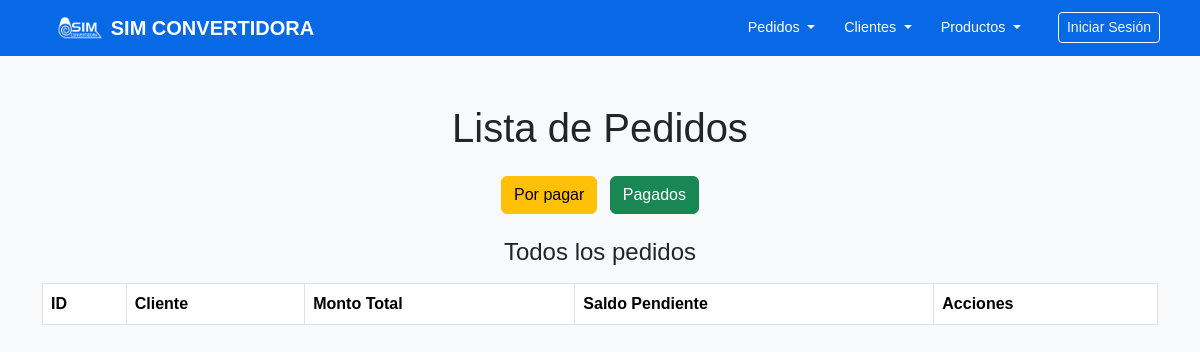
The app's page /pedidos/lista/, older data.
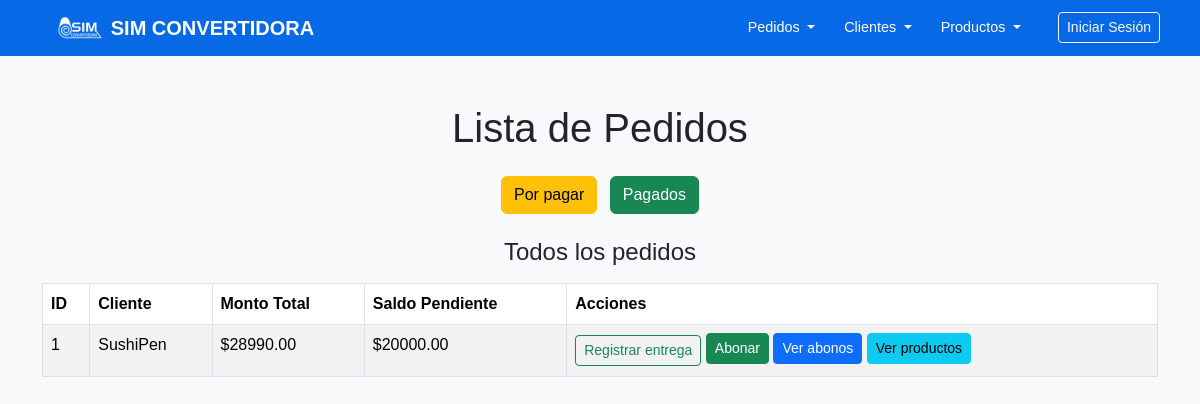
The same page, newer data.
### pedidos/models.py (models this page shows, shortened)
class Pedido(models.Model):
    cod_pedido = models.AutoField(primary_key=True)
    cliente = models.ForeignKey(Cliente, on_delete=models.CASCADE)
    monto_total = models.DecimalField(max_digits=10, decimal_places=2)
    @property
    def saldo_pendiente(self):
        total_abonos = self.abonos.aggregate(total=Sum('monto'))['total'] or Decimal('0.00')
        return self.monto_total - total_abonos

### clientes/models.py (models this page shows, shortened)
class Cliente(models.Model):
    cod_cliente = models.AutoField(primary_key=True)
    nombre_fantasia = models.CharField(max_length=100)
    razon_social = models.CharField(max_length=100, unique=True)
    correo = models.EmailField()
    direccion_despacho = models.CharField(max_length=200)

### pedidos/views.py (the view)
# urls.py: path('lista/', listar_pedidos, name='listar_pedidos'),
def listar_pedidos(request):
    pedidos = Pedido.objects.all().order_by('-cod_pedido')
    return render(request, 'pedidos/listar_pedidos.html', {'pedidos': pedidos})

### templates/pedidos/listar_pedidos.html (shortened to what this page needs)
<!DOCTYPE html>
<html lang="es">
<head>
    <link href="https://cdn.jsdelivr.net/npm/bootstrap@5.3.0/dist/css/bootstrap.min.css" rel="stylesheet">
    <link rel="stylesheet" href="https://cdn.datatables.net/1.13.5/css/dataTables.bootstrap5.min.css">
</head>
<body>
    <header>
        {% include 'navegacion/nav.html' %}
    </header>
<div class="container my-5">
    <h1 class="text-center mb-4">Lista de Pedidos</h1>
    <div class="mb-4 text-center">
        <a href="{% url 'listar_pedidos_filtrados' 'por_pagar' %}" class="btn btn-warning me-2">Por pagar</a>
        <a href="{% url 'listar_pedidos_filtrados' 'pagados' %}" class="btn btn-success">Pagados</a>
    </div>
    <h4 class="mb-3 text-center">
        {% if estado == 'por_pagar' %}
            Pedidos con saldo pendiente
        {% elif estado == 'pagados' %}
            Pedidos pagados completamente
        {% else %}
            Todos los pedidos
        {% endif %}
    </h4>
    <table id="tabla-pedidos" class="table table-bordered table-striped">
        <thead>
        <tr>
            <th>ID</th>
            <th>Cliente</th>
            <th>Monto Total</th>
            <th>Saldo Pendiente</th>
            <th>Acciones</th>
        </tr>
        </thead>
        <tbody>
        {% for pedido in pedidos %}
            <tr>
                <td>{{ pedido.cod_pedido }}</td>
                <td>{{ pedido.cliente.nombre_fantasia }}</td>
                <td>${{ pedido.monto_total }}</td>
                <td>${{ pedido.saldo_pendiente }}</td>
                <td>
                    <a href="{% url 'registrar_entrega' pedido.cod_pedido %}" class="btn btn-sm btn-outline-success">Registrar entrega</a>
                    <a href="{% url 'añadir_abono' pedido.cod_pedido %}" class="btn btn-success btn-sm mb-1">Abonar</a>
                    <button class="btn btn-primary btn-sm mb-1" data-bs-toggle="modal" data-bs-target="#abonosModal{{ pedido.cod_pedido }}">Ver abonos</button>
                    <button class="btn btn-info btn-sm mb-1" data-bs-toggle="modal" data-bs-target="#productosModal{{ pedido.cod_pedido }}">Ver productos</button>
                </td>
            </tr>
        {% endfor %}
        </tbody>
    </table>
</div>
</body>
</html>

Row changes from the older to the newer data that the page shows:
added Pedido: cod_pedido "1", cliente.nombre_fantasia "SushiPen", monto_total "28990.00", saldo_pendiente "20000.00"
